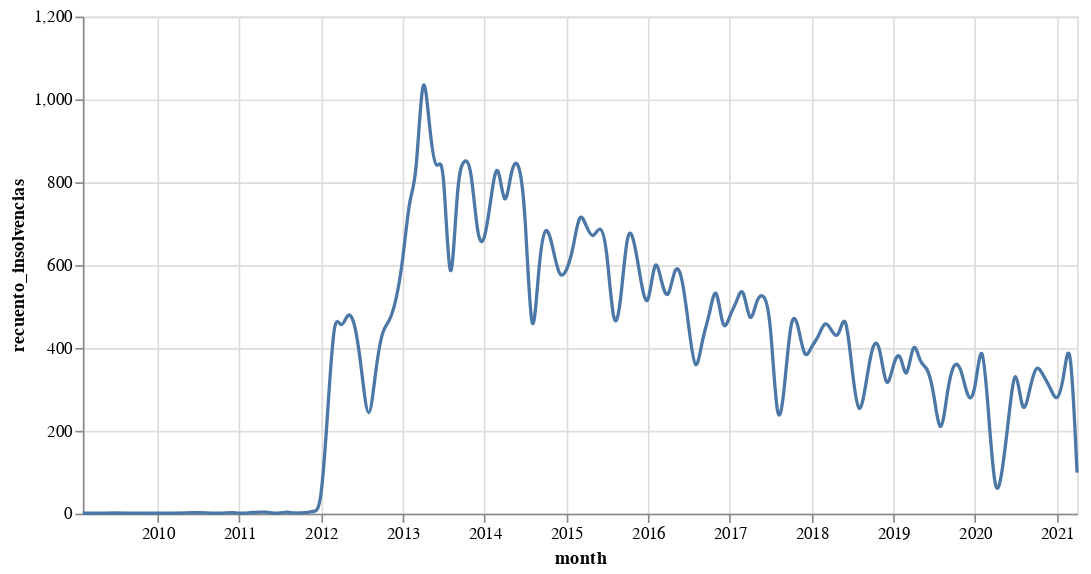

Source (notebook cell):
### Code cell
###   GENERATE INTERACTIVE PLOT   ###
source = df_dates_cn

# Create a selection that chooses the nearest point & selects based on x-value
nearest = alt.selection(type='single', nearest=True, on='mouseover',
                        fields=['month'], empty='none')

# The basic line
line = alt.Chart(source).mark_line(interpolate='basis').encode(
    x='month:T',
    y='recuento_insolvencias:Q'
)

# Transparent selectors across the chart. This is what tells us
# the x-value of the cursor
selectors = alt.Chart(source).mark_point().encode(
    x='month:T',
    opacity=alt.value(0),
).add_selection(
    nearest
)

# Draw points on the line, and highlight based on selection
points = line.mark_point().encode(
    opacity=alt.condition(nearest, alt.value(1), alt.value(0))
)

# Draw text labels near the points, and highlight based on selection
text = line.mark_text(align='left', dx=2, dy=-2).encode(
    text=alt.condition(nearest, 'recuento_insolvencias:Q', alt.value(' '))
)

# Draw a rule at the location of the selection
rules = alt.Chart(source).mark_rule(color='gray').encode(
    x='month:T',
).transform_filter(
    nearest
)

# Put the five layers into a chart and bind the data
chart2 = alt.layer(
    line, selectors, points, rules, text
).properties(
    width=600, height=300
)

chart2.save(export_file + '_interactive.html')
print("Interactive plot has been successfully saved at " + export_file + '_interactive.html')

chart2

### Figure 1 — Vega-Lite specification as saved in the notebook (floating-point values rounded to 4 significant figures; data arrays with more than 128 entries replaced by an {"elided": "..."} marker saying what was removed)
{"config": {"view": {"continuousWidth": 400, "continuousHeight": 300}}, "layer": [{"mark": {"type": "line", "interpolate": "basis"}, "encoding": {"x": {"type": "temporal", "field": "month"}, "y": {"type": "quantitative", "field": "recuento_insolvencias"}}}, {"mark": "point", "encoding": {"opacity": {"value": 0}, "x": {"type": "temporal", "field": "month"}}, "selection": {"selector020": {"type": "single", "nearest": true, "on": "mouseover", "fields": ["month"], "empty": "none"}}}, {"mark": "point", "encoding": {"opacity": {"condition": {"value": 1, "selection": "selector020"}, "value": 0}, "x": {"type": "temporal", "field": "month"}, "y": {"type": "quantitative", "field": "recuento_insolvencias"}}}, {"mark": {"type": "rule", "color": "gray"}, "encoding": {"x": {"type": "temporal", "field": "month"}}, "transform": [{"filter": {"selection": "selector020"}}]}, {"mark": {"type": "text", "align": "left", "dx": 2, "dy": -2}, "encoding": {"text": {"condition": {"type": "quantitative", "field": "recuento_insolvencias", "selection": "selector020"}, "value": " "}, "x": {"type": "temporal", "field": "month"}, "y": {"type": "quantitative", "field": "recuento_insolvencias"}}}], "data": {"name": "data-219ddca516e63a3341c5356a2078de6c"}, "height": 300, "width": 600, "$schema": "https://vega.github.io/schema/vega-lite/v4.8.1.json", "datasets": {"data-219ddca516e63a3341c5356a2078de6c": {"elided": "136 records"}}}
